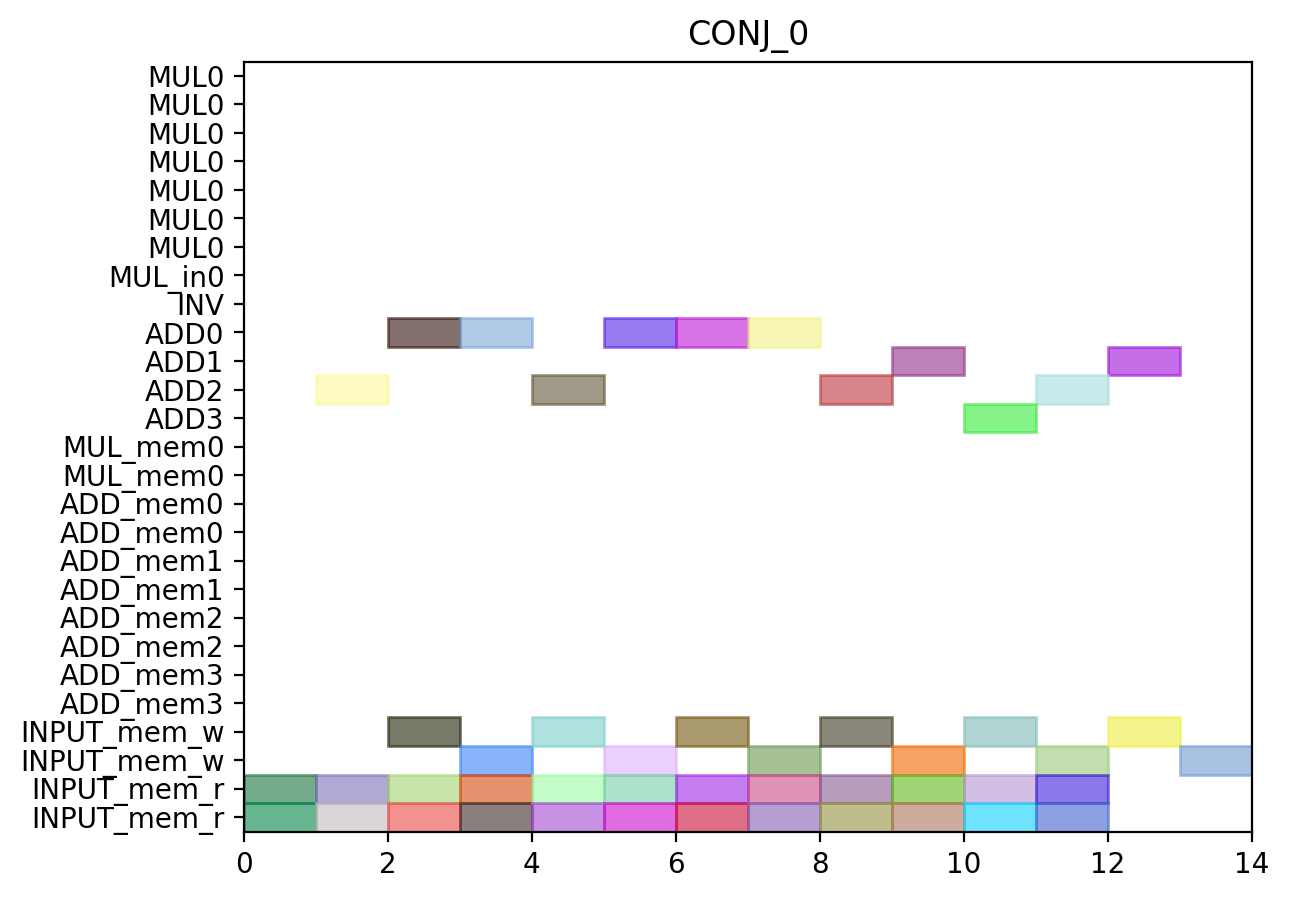

This figure's Python source:
from pyschedule import Scenario, solvers, plotters, alt


def solve():
	horizon = 90
	S = Scenario("CONJ_0", horizon=horizon)

	# resource
	MUL = S.Resources('MUL', num=1, size=7)
	MUL_in = S.Resources('MUL_in', num=1)
	INV = S.Resource('INV')
	ADD = S.Resources('ADD', num=4, periods=range(1, horizon))
	MUL_mem = S.Resources('MUL_mem', num=1, size=2)
	ADD_mem = S.Resources('ADD_mem', num=4, size=2)
	INPUT_mem_w = S.Resource('INPUT_mem_w', size=2)
	INPUT_mem_r = S.Resource('INPUT_mem_r', size=2)

	# result of previous scheduling

	# new tasks
	c000 = S.Task('c000', length=1, delay_cost=1)
	c000 += alt(ADD)

	S += 0<c000

	c000_mem0 = S.Task('c000_mem0', length=1, delay_cost=1)
	c000_mem0 += INPUT_mem_r
	S += c000_mem0 <= c000

	c000_mem1 = S.Task('c000_mem1', length=1, delay_cost=1)
	c000_mem1 += INPUT_mem_r
	S += c000_mem1 <= c000

	c000_w = S.Task('c000_w', length=1, delay_cost=1)
	c000_w += alt(INPUT_mem_w)
	S += c000 <= c000_w

	c001 = S.Task('c001', length=1, delay_cost=1)
	c001 += alt(ADD)

	S += 0<c001

	c001_mem0 = S.Task('c001_mem0', length=1, delay_cost=1)
	c001_mem0 += INPUT_mem_r
	S += c001_mem0 <= c001

	c001_mem1 = S.Task('c001_mem1', length=1, delay_cost=1)
	c001_mem1 += INPUT_mem_r
	S += c001_mem1 <= c001

	c001_w = S.Task('c001_w', length=1, delay_cost=1)
	c001_w += alt(INPUT_mem_w)
	S += c001 <= c001_w

	c010 = S.Task('c010', length=1, delay_cost=1)
	c010 += alt(ADD)

	S += 0<c010

	c010_mem0 = S.Task('c010_mem0', length=1, delay_cost=1)
	c010_mem0 += INPUT_mem_r
	S += c010_mem0 <= c010

	c010_mem1 = S.Task('c010_mem1', length=1, delay_cost=1)
	c010_mem1 += INPUT_mem_r
	S += c010_mem1 <= c010

	c010_w = S.Task('c010_w', length=1, delay_cost=1)
	c010_w += alt(INPUT_mem_w)
	S += c010 <= c010_w

	c011 = S.Task('c011', length=1, delay_cost=1)
	c011 += alt(ADD)

	S += 0<c011

	c011_mem0 = S.Task('c011_mem0', length=1, delay_cost=1)
	c011_mem0 += INPUT_mem_r
	S += c011_mem0 <= c011

	c011_mem1 = S.Task('c011_mem1', length=1, delay_cost=1)
	c011_mem1 += INPUT_mem_r
	S += c011_mem1 <= c011

	c011_w = S.Task('c011_w', length=1, delay_cost=1)
	c011_w += alt(INPUT_mem_w)
	S += c011 <= c011_w

	c100 = S.Task('c100', length=1, delay_cost=1)
	c100 += alt(ADD)

	S += 0<c100

	c100_mem0 = S.Task('c100_mem0', length=1, delay_cost=1)
	c100_mem0 += INPUT_mem_r
	S += c100_mem0 <= c100

	c100_mem1 = S.Task('c100_mem1', length=1, delay_cost=1)
	c100_mem1 += INPUT_mem_r
	S += c100_mem1 <= c100

	c100_w = S.Task('c100_w', length=1, delay_cost=1)
	c100_w += alt(INPUT_mem_w)
	S += c100 <= c100_w

	c101 = S.Task('c101', length=1, delay_cost=1)
	c101 += alt(ADD)

	S += 0<c101

	c101_mem0 = S.Task('c101_mem0', length=1, delay_cost=1)
	c101_mem0 += INPUT_mem_r
	S += c101_mem0 <= c101

	c101_mem1 = S.Task('c101_mem1', length=1, delay_cost=1)
	c101_mem1 += INPUT_mem_r
	S += c101_mem1 <= c101

	c101_w = S.Task('c101_w', length=1, delay_cost=1)
	c101_w += alt(INPUT_mem_w)
	S += c101 <= c101_w

	c110 = S.Task('c110', length=1, delay_cost=1)
	c110 += alt(ADD)

	S += 0<c110

	c110_mem0 = S.Task('c110_mem0', length=1, delay_cost=1)
	c110_mem0 += INPUT_mem_r
	S += c110_mem0 <= c110

	c110_mem1 = S.Task('c110_mem1', length=1, delay_cost=1)
	c110_mem1 += INPUT_mem_r
	S += c110_mem1 <= c110

	c110_w = S.Task('c110_w', length=1, delay_cost=1)
	c110_w += alt(INPUT_mem_w)
	S += c110 <= c110_w

	c111 = S.Task('c111', length=1, delay_cost=1)
	c111 += alt(ADD)

	S += 0<c111

	c111_mem0 = S.Task('c111_mem0', length=1, delay_cost=1)
	c111_mem0 += INPUT_mem_r
	S += c111_mem0 <= c111

	c111_mem1 = S.Task('c111_mem1', length=1, delay_cost=1)
	c111_mem1 += INPUT_mem_r
	S += c111_mem1 <= c111

	c111_w = S.Task('c111_w', length=1, delay_cost=1)
	c111_w += alt(INPUT_mem_w)
	S += c111 <= c111_w

	c200 = S.Task('c200', length=1, delay_cost=1)
	c200 += alt(ADD)

	S += 0<c200

	c200_mem0 = S.Task('c200_mem0', length=1, delay_cost=1)
	c200_mem0 += INPUT_mem_r
	S += c200_mem0 <= c200

	c200_mem1 = S.Task('c200_mem1', length=1, delay_cost=1)
	c200_mem1 += INPUT_mem_r
	S += c200_mem1 <= c200

	c200_w = S.Task('c200_w', length=1, delay_cost=1)
	c200_w += alt(INPUT_mem_w)
	S += c200 <= c200_w

	c201 = S.Task('c201', length=1, delay_cost=1)
	c201 += alt(ADD)

	S += 0<c201

	c201_mem0 = S.Task('c201_mem0', length=1, delay_cost=1)
	c201_mem0 += INPUT_mem_r
	S += c201_mem0 <= c201

	c201_mem1 = S.Task('c201_mem1', length=1, delay_cost=1)
	c201_mem1 += INPUT_mem_r
	S += c201_mem1 <= c201

	c201_w = S.Task('c201_w', length=1, delay_cost=1)
	c201_w += alt(INPUT_mem_w)
	S += c201 <= c201_w

	c210 = S.Task('c210', length=1, delay_cost=1)
	c210 += alt(ADD)

	S += 0<c210

	c210_mem0 = S.Task('c210_mem0', length=1, delay_cost=1)
	c210_mem0 += INPUT_mem_r
	S += c210_mem0 <= c210

	c210_mem1 = S.Task('c210_mem1', length=1, delay_cost=1)
	c210_mem1 += INPUT_mem_r
	S += c210_mem1 <= c210

	c210_w = S.Task('c210_w', length=1, delay_cost=1)
	c210_w += alt(INPUT_mem_w)
	S += c210 <= c210_w

	c211 = S.Task('c211', length=1, delay_cost=1)
	c211 += alt(ADD)

	S += 0<c211

	c211_mem0 = S.Task('c211_mem0', length=1, delay_cost=1)
	c211_mem0 += INPUT_mem_r
	S += c211_mem0 <= c211

	c211_mem1 = S.Task('c211_mem1', length=1, delay_cost=1)
	c211_mem1 += INPUT_mem_r
	S += c211_mem1 <= c211

	c211_w = S.Task('c211_w', length=1, delay_cost=1)
	c211_w += alt(INPUT_mem_w)
	S += c211 <= c211_w

	solvers.mip.solve(S,msg=1,kind='CPLEX',ratio_gap=1.01)

	solution = [['hoge']*len(S.solution()[1]) for i in range(len(S.solution()))]
	for i in range(len(S.solution())):
		for j in range(len(S.solution()[i])):
			solution[i][j]=str(S.solution()[i][j])
	print(solution)

	cycles = int(solution[-1][3])

	pic_file_name = "/home/mfukuda/pairing_automation_design2/bls12-381/scheduling/CONJ_mul1_add4/CONJ_0.png"
	if(S.solution() != []):
		plotters.matplotlib.plot(S,img_filename=pic_file_name, vertical_text=True, fig_size=(cycles*0.25+3, 5), show_task_labels=False)

	return solution
